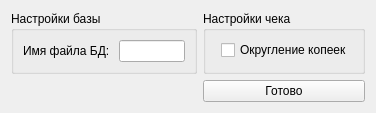
<?xml version="1.0" encoding="UTF-8"?>
<ui version="4.0">
 <class>Form</class>
 <widget class="QWidget" name="Form">
  <property name="windowModality">
   <enum>Qt::ApplicationModal</enum>
  </property>
  <property name="geometry">
   <rect>
    <x>0</x>
    <y>0</y>
    <width>376</width>
    <height>103</height>
   </rect>
  </property>
  <property name="windowTitle">
   <string>Настройки</string>
  </property>
  <layout class="QGridLayout" name="gridLayout">
   <item row="1" column="1">
    <widget class="QPushButton" name="close">
     <property name="text">
      <string>Готово</string>
     </property>
    </widget>
   </item>
   <item row="0" column="1">
    <widget class="QGroupBox" name="receiptGroup">
     <property name="title">
      <string>Настройки чека</string>
     </property>
     <layout class="QFormLayout" name="formLayout_2">
      <item row="0" column="1">
       <widget class="QCheckBox" name="receiptRoundingCheck">
        <property name="text">
         <string>Округление копеек</string>
        </property>
       </widget>
      </item>
     </layout>
    </widget>
   </item>
   <item row="0" column="0">
    <widget class="QGroupBox" name="databaseGroup">
     <property name="title">
      <string>Настройки базы</string>
     </property>
     <layout class="QFormLayout" name="formLayout">
      <item row="0" column="0">
       <widget class="QLabel" name="dbNameLabel">
        <property name="text">
         <string>Имя файла БД: </string>
        </property>
       </widget>
      </item>
      <item row="0" column="1">
       <widget class="QLineEdit" name="dbNameEdit"/>
      </item>
     </layout>
    </widget>
   </item>
  </layout>
 </widget>
 <resources/>
 <connections/>
</ui>
